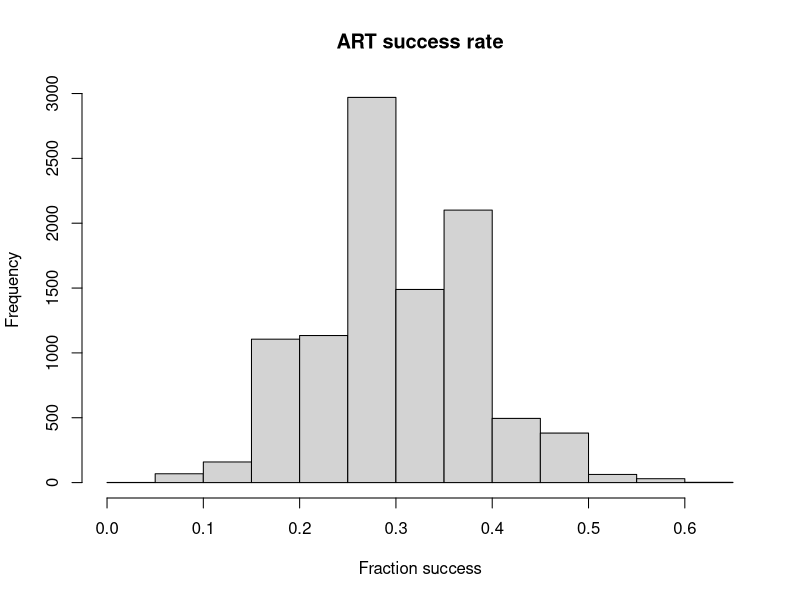
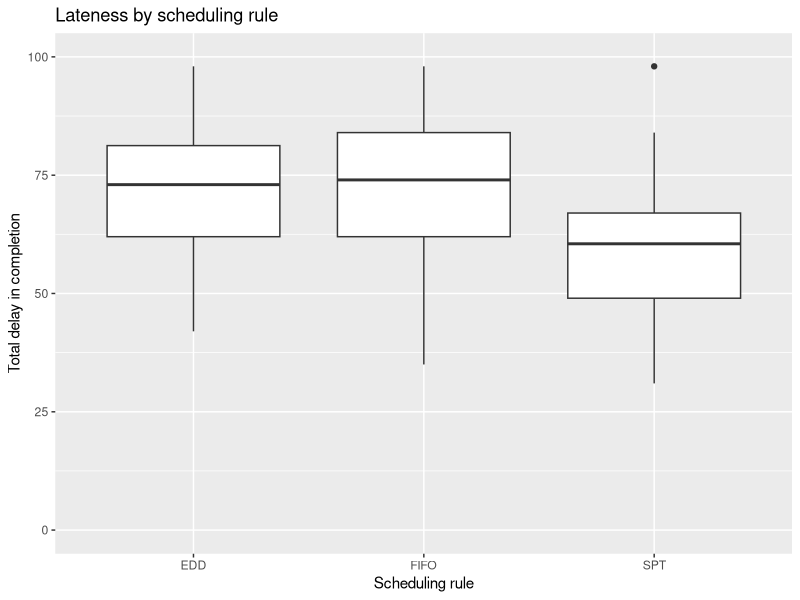
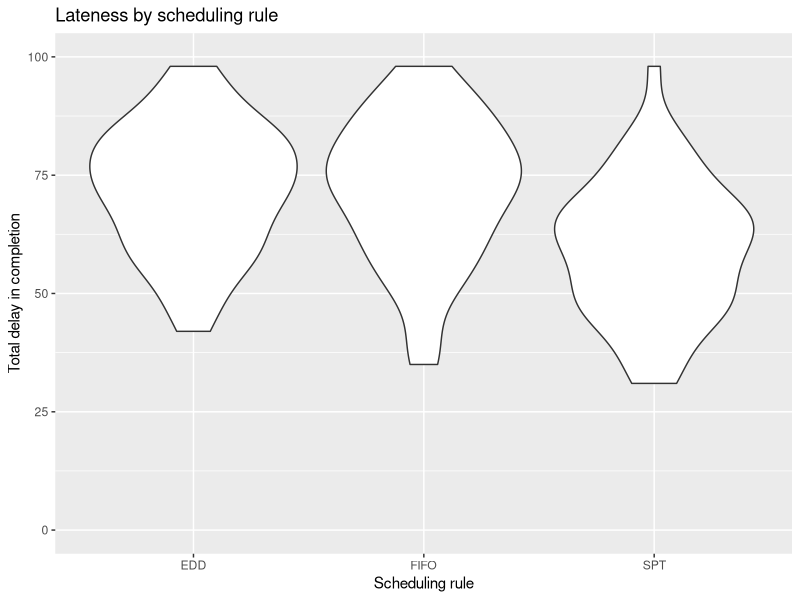

The R source for these figures, in order:
## ---- chunk 1
knitr::opts_chunk$set(echo = TRUE)
library(dplyr)
library(magrittr)
library(tidyr)
library(ggplot2)
## ---- chunk 2
2 * 4 * 2 * 6 * 2 * 3
## ---- chunk 3
reps = 10
maxx = 4
maxy = 6
maxz = 3
ellipsevolume <- function(a, b, c){
  boxvolume = 2*a * 2 *b * 2*c
  maxi = 10000
  x <- runif(maxi, min = -a, max = a)
  y <- runif(maxi, min = -b, max = b)
  z <- runif(maxi, min = -c, max = c)
  inellipse <- ifelse((x^2)/(a^2) + (y^2)/(b^2) + (z^2)/(c^2) <= 1, 1.0, 0.0)
  volume <- mean(inellipse) * boxvolume
  volume
}
## ---- chunk 4
reps = 10
volumeellipse <- replicate(reps, ellipsevolume(maxx, maxy, maxz))
volumeellipse
## ---- chunk 5
meanvolume <- mean(volumeellipse)
sdvolume <- sd(volumeellipse)
paste(meanvolume, sdvolume)
## ---- chunk 6
alpha =0.05
meanvolume + qt((1-alpha/2), df=(reps-1)) * sdvolume/sqrt(reps)
meanvolume - qt((1-alpha/2), df=(reps-1)) * sdvolume/sqrt(reps)
## ---- chunk 7
4/3*pi * maxx * maxy * maxz
## ---- chunk 8
clinicsim <- function(i){
              successes <- sum(sample(x=0:1, size = 30, replace=TRUE, prob=c((1-0.31), 0.31)))
              return = successes/30
}
## ---- chunk 9
clinicresults <-sapply(1:10000, clinicsim)
## ---- chunk 10
clinicresults <-  replicate(10000, clinicsim(1))
## ---- chunk 11
hist(clinicresults, main="ART success rate", xlab="Fraction success")
## ---- chunk 12
print(length(clinicresults[clinicresults>0.40])/length(clinicresults))
## ---- chunk 13
job <- data.frame(job = c(1, 2,3, 4, 5, 6, 7, 8), 
                  processingtime = c(2, 3, 2, 1, 4, 3, 4, 2),
                  duedate = c(7, 3, 11, 5, 13, 10, 15, 17))
## ---- chunk 14
lateness <- function(duedate, completiondate){
  lateness <- max(0, completiondate - duedate)
}
## ---- chunk 15
jobnumber <- sample(job$job, size = 8, replace = FALSE)
jobsim <- data.frame(job = jobnumber,
                     processingtime = job$processingtime[jobnumber], 
                     duedate = sample(job$duedate, size=8, replace = FALSE))


## ---- chunk 16
fifosort <- job
eddsort <- job %>% arrange(duedate, processingtime)
sptsort <- job %>% arrange(processingtime,duedate)
fifolate <- function(joblist){
   joblength <- length(joblist$job)
   totallateness <- 0
   completion <- 0
   for(i in 1:joblength){
     completion <- completion + joblist$processingtime[i]
     totallateness <- totallateness + lateness(joblist$duedate, completion)
   } 
   totallateness
}

eddlate <- function(joblist){
   joblength <- length(joblist$job)
   sortedd <- joblist %>% arrange(duedate, processingtime)
   totallateness <- 0
   completion <- 0
   for(i in 1:joblength){
     completion <- completion + sortedd$processingtime[i]
     totallateness <- totallateness + lateness(sortedd$duedate, completion)
   } 
   totallateness
}

sptlate <- function(joblist){
   joblength <- length(joblist$job)
   sortspt <- joblist %>% arrange(processingtime, duedate)
   totallateness <- 0
   completion <- 0
   for(i in 1:joblength){
     completion <- completion + sortspt$processingtime[i]
     totallateness <- totallateness + lateness(sortspt$duedate, completion)
   } 
   totallateness
}
## ---- chunk 17
print("original lateness")
print(fifolate(job))
print(eddlate(job))
print(sptlate(job))
print("lateness of sampled order")
print(fifolate(jobsim))
print(eddlate(jobsim))
print(sptlate(jobsim))
## ---- chunk 18

fifolatesim <- c()
eddlatesim <- c()
sptlatesim <- c()
set.seed(1234)
for (t in 1:50){
  jobnumber <- sample(job$job, size = 8, replace = TRUE)
  jobsim <- data.frame(job = jobnumber,
                     processingtime = job$processingtime[jobnumber], 
                     duedate = sample(job$duedate, size=8, replace = FALSE))
  fifolatesim <- c(fifolatesim, fifolate(jobsim))
  eddlatesim <- c(eddlatesim, eddlate(jobsim))
  sptlatesim <- c(sptlatesim, sptlate(jobsim))
}
## ---- chunk 19
latesimresults <- data.frame(FIFO = fifolatesim, 
                              EDD = eddlatesim,
                              SPT =  sptlatesim)
ggplot(latesimresults) + geom_boxplot(aes(x="FIFO", y=FIFO)) + geom_boxplot(aes(x="EDD", y=EDD)) + geom_boxplot(aes(x="SPT", y=SPT)) +
  ylab("Total delay in completion") + ylim(0, 100) + xlab("Scheduling rule") +
  ggtitle("Lateness by scheduling rule")
## ---- chunk 20
# Alternative way of creating graph
latesimresults %>% 
  gather(key=rule, value=lateness, FIFO, EDD, SPT) %>%
  ggplot() + geom_violin(aes(x=rule, y=lateness)) + 
  ylab("Total delay in completion") + ylim(0, 100) + xlab("Scheduling rule") +
  ggtitle("Lateness by scheduling rule")
